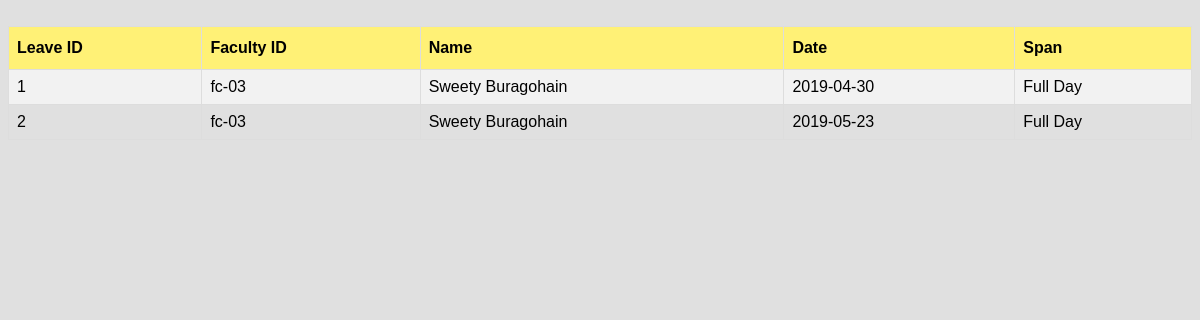
Screenshot of /module/student/viewleave.php (signed in) with the database file from the repository.
### tables this page shows
CREATE TABLE `leavetable` (
  `leaveid` int(11) NOT NULL,
  `facultyid` varchar(40) NOT NULL,
  `name` varchar(40) NOT NULL,
  `date` date NOT NULL,
  `span` varchar(40) NOT NULL,
  `status` varchar(40) NOT NULL
);

### module/student/viewleave.php (the view, shortened to what this page needs)
<?php
include_once('../../service/mysqlcon.php');
$sql = "SELECT * FROM leavetable;";
$res= mysqli_query($link,$sql);
$string = "";
while($row = mysqli_fetch_array($res)){
    $string .= '<tr><td>'.$row['leaveid'].'</td><td>'.$row['facultyid'].'</td><td>'.$row['name'].'</td><td>'.$row['date'].'</td><td>'.$row['span'];
}
?>
<html>
    <head>
     <link rel="stylesheet" href="style.css">
		</head>
    <body>
        <br/>
        <center>
            <table border="1" id='studentList'>
                <tr>
                   <th>Leave ID</th>
                   <th>Faculty ID</th>
                   <th>Name</th>
                    <th>Date</th>
                    <th>Span</th>
                </tr>
                <?php echo $string;?>
            </table>
        </center>
		</body>
</html>

### module/student/style.css (style rules this page uses)
#studentList { font-family: "Trebuchet MS", Arial, Helvetica, sans-serif; border-collapse: collapse; width: 100%; }
#studentList td, #studentList th { border: 1px solid #ddd; padding: 8px; }
#studentList tr:nth-child(even) { background-color: #f2f2f2; }
#studentList th { padding-top: 12px; padding-bottom: 12px; text-align: left; background-color: #FFF176; color: black; }
body { height:100%; background-color:#E0E0E0; }
* { box-sizing: border-box; }

### rows the page displays
leavetable: leaveid "1", facultyid "fc-03", name "Sweety Buragohain", date "2019-04-30", span "Full Day"
leavetable: leaveid "2", facultyid "fc-03", name "Sweety Buragohain", date "2019-05-23", span "Full Day"
